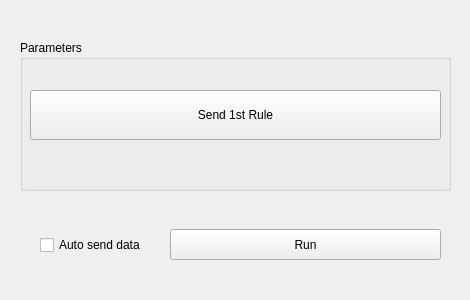
<?xml version="1.0" encoding="UTF-8"?>
<ui version="4.0">
 <class>Form</class>
 <widget class="QWidget" name="Form">
  <property name="geometry">
   <rect>
    <x>0</x>
    <y>0</y>
    <width>470</width>
    <height>300</height>
   </rect>
  </property>
  <property name="windowTitle">
   <string>Form</string>
  </property>
  <widget class="QGroupBox" name="groupBox">
   <property name="geometry">
    <rect>
     <x>20</x>
     <y>40</y>
     <width>431</width>
     <height>151</height>
    </rect>
   </property>
   <property name="title">
    <string>Parameters</string>
   </property>
   <widget class="QPushButton" name="pushButton_2">
    <property name="geometry">
     <rect>
      <x>10</x>
      <y>50</y>
      <width>411</width>
      <height>50</height>
     </rect>
    </property>
    <property name="text">
     <string>Send 1st Rule</string>
    </property>
   </widget>
  </widget>
  <widget class="QPushButton" name="pushButton">
   <property name="geometry">
    <rect>
     <x>170</x>
     <y>229</y>
     <width>271</width>
     <height>31</height>
    </rect>
   </property>
   <property name="text">
    <string>Run</string>
   </property>
  </widget>
  <widget class="QCheckBox" name="checkBox">
   <property name="geometry">
    <rect>
     <x>40</x>
     <y>237</y>
     <width>131</width>
     <height>16</height>
    </rect>
   </property>
   <property name="text">
    <string>Auto send data</string>
   </property>
   <property name="tristate">
    <bool>true</bool>
   </property>
  </widget>
 </widget>
 <resources/>
 <connections/>
</ui>
